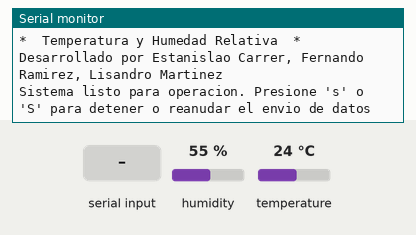
This program was run on a simulated ATmega328P, built with avr-gcc and emulated at 16 MHz. Shown: the last lines printed to the serial monitor. Wiring (inferred from the names in the program): DHT11 sensor: data PC0; DS3231 clock at I2C address 0x68. Inputs (shaded band) come from the test bench; at power-on: humidity 55 %, temperature 24 °C. The local clock reads 2024-03-15 10:24:30 at power-on unless the program sets it.

Above: at 1.2 s.
1.3 s: "s" received over Serial
At 2.3 s:
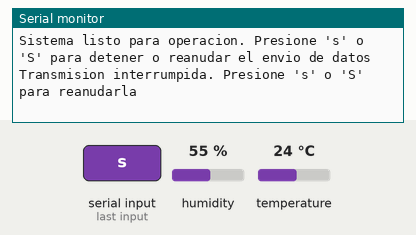
2.8 s: "S" received over Serial
At 5.2 s:
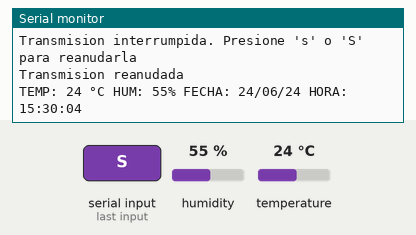
5.5 s: humidity set to 22 %
At 6.8 s:
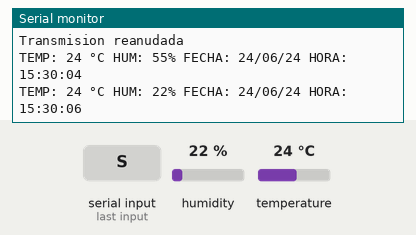
7.0 s: temperature set to 12 °C
At 8.4 s:
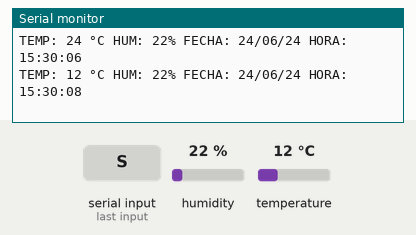
8.5 s: humidity set to 40 %
At 10.8 s:
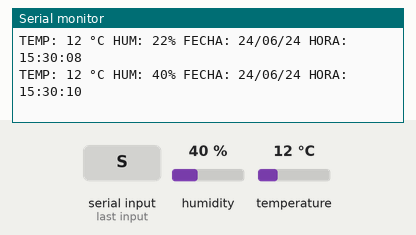
Timing chart, 0 to 11.0 s (numbered marks = the images above; inputs shaded):
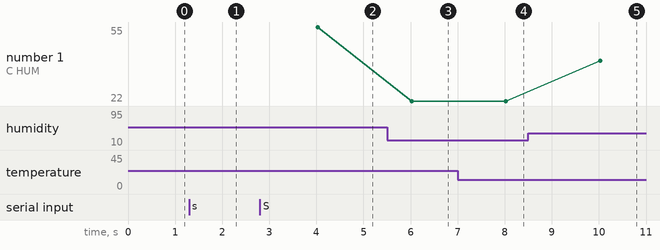

Measured:
- after the input at 1.3 s, the serial monitor: prints a new line at once (image 1)
- after the input at 2.8 s, the serial monitor: prints a new line at once (image 2)
- after the input at 5.5 s, the serial monitor: prints a new line after 0.53 s (image 3)
- after the input at 7.0 s, the serial monitor: prints a new line after 1.0 s (image 4)
- after the input at 8.5 s, the serial monitor: prints a new line after 1.5 s (image 5)
- plotted number 1: 55 → 22 after the input at 5.5 s, 22 → 40 after the input at 8.5 s

The program:

main.c
```c
/*
 * GccApplication4.c
 *
 * Created: 6/6/2024 20:15:10
 * Author : Usuario
 */
#include <stdio.h>
#include "dht11.h"
#include "serialPort.h"
#include "rtc.h"

void TIMER0_init();
void MAIN_init();

#define BR9600 (0x67)	// 0x67=103 configura BAUDRATE=9600@16MHz

#define INITIAL_HOURS 15
#define INITIAL_MINUTES 30
#define INITIAL_SECONDS 00

#define INITIAL_YEAR 24
#define INITIAL_MONTH 6
#define INITIAL_DAY 24

char* msg;
char* next_msg;

char startup_msg[] =
"*   Sistema de Registro de Datos   *\r\n"
"*  Temperatura y Humedad Relativa  *\r\n"
"Desarrollado por Estanislao Carrer, Fernando Ramirez, Lisandro Martinez\r\n"
"Sistema listo para operacion. Presione 's' o 'S' para detener o reanudar el envio de datos\r\n\r\n";

char log_msg[] = "TEMP: __ °C HUM: __% FECHA: __/__/__ HORA: __:__:__\r\n";
char stop_msg[] = "Transmision interrumpida. Presione 's' o 'S' para reanudarla\r\n";
char start_msg[] = "Transmision reanudada\r\n";

uint8_t temp;
uint8_t hum;
rtc_t rtc_info;

volatile uint16_t counter = 0;
volatile uint8_t start_dht11= 0;
volatile uint8_t read_dht11= 0;
volatile uint8_t PRINT_send = 0;
volatile uint8_t PRINT_done = 1;
volatile uint8_t STOP = 0;

volatile char RX_Buffer=0;
volatile uint8_t tx_index = 0;

int main(void)
{
	MAIN_init();

	while (1)
	{
		if(start_dht11)
		{
			start_dht11 = 0;
			read_dht11 = 1;
			DHT11_start();
		}
		if(read_dht11)
		{
			if(DHT11_comState != ENDED)
			{
				DHT11_update();
			}
			else
			{
				read_dht11 = 0;
				if(!STOP){
					DS3231_getDateTime(&rtc_info);

					hum = DHT11_data[0];
					temp = DHT11_data[2];

					sprintf(log_msg, "TEMP: %u °C HUM: %u%% FECHA: %02u/%02u/%02u HORA: %02u:%02u:%02u\r\n", temp, hum, rtc_info.date, rtc_info.month, rtc_info.year, rtc_info.hour, rtc_info.min, rtc_info.sec);
					PRINT_send = 1;
					next_msg = log_msg;
				}
			}
		}
		if(PRINT_send && PRINT_done)
		{
			PRINT_send = 0;
			PRINT_done = 0;
			msg = next_msg;
			SerialPort_TX_Interrupt_Enable();
		}
    }
}

void MAIN_init()
{
	hum = 0;
	temp = 0;

	SerialPort_Init(BR9600); 			// Inicializo formato 8N1 y BAUDRATE = 9600bps
	SerialPort_TX_Enable();				// Activo el Transmisor del Puerto Serie
	SerialPort_RX_Enable();				// Activo el Receptor del Puerto Serie
	SerialPort_RX_Interrupt_Enable();	// Activo Interrupción de recepcion

	DHT11_init();

	DS3231_init();

	rtc_info.sec = INITIAL_SECONDS;
	rtc_info.min = INITIAL_MINUTES;
	rtc_info.hour = INITIAL_HOURS;
	rtc_info.date = INITIAL_DAY;
	rtc_info.month = INITIAL_MONTH;
	rtc_info.year = INITIAL_YEAR;
	DS3231_setDateTime(&rtc_info);

	next_msg = startup_msg;
	PRINT_send = 1;

	TIMER0_init();						// Activo temporizacion para la lectura del sensor
	sei();								// Activo la mascara global de interrupciones (Bit I del SREG en 1)
}

/********************************************************
CONFIGURAR TIMER PARA GENERAR UNA INTERRUPCION CADA 1 ms
UTILIZANDO UNA FREQUENCIA PRESCALADA DE 250 kHz
********************************************************/
void TIMER0_init()
{
	TCCR0A = (1<<WGM01);
	TCCR0B = (1<<CS01) | (1<<CS00);
	TIMSK0 = (1 << OCIE0A);
	OCR0A = 249;
}

/********************************************************
INTERRUPCION DE TIMER 0
*******************************************************/
ISR (TIMER0_COMPA_vect)
{
	// ejecutar cada 1 ms
	if (++counter == 2000) {
		//ejecutar cada 2 s
		start_dht11 = 1;
		counter = 0;
	}
}

// Rutina de Servicio de Interrupción de Byte Recibido
ISR(USART_RX_vect)
{
	RX_Buffer = UDR0; //la lectura del UDR borra flag RXC
	if(RX_Buffer == 's' || RX_Buffer ==  'S')
	{
		STOP = !STOP;
		if(STOP)
		{
			next_msg = stop_msg;
		}
		else
		{
			next_msg = start_msg;
		}
		PRINT_send = 1;
	}
}

ISR(USART_UDRE_vect)
{
	if(msg[tx_index] != '\0')
	{
		SerialPort_Send_Data(msg[tx_index]);
		tx_index++;
	}
	else
	{
		tx_index = 0;
		SerialPort_TX_Interrupt_Disable();
		PRINT_done = 1;
	}
}
```

dht11.c
```c
#include "dht11.h"

tDHT11_comState DHT11_comState = ENDED;
uint8_t DHT11_data[5];

static uint16_t pulse_us = 0;
static uint16_t pulse_counter = 0;
static uint8_t data_sel;

static uint16_t prev_time;
static uint16_t curr_time;
static uint8_t prev_edge;
static uint8_t curr_edge;

void DHT11_init()
{
	// Configurar Timer 1
	TCCR1A = 0x00;			// Modo Normal
	TCCR1B = (1 << CS11);	// Prescale 8
}

void DHT11_start()
{
	DHT11_comState = STARTED;
	pulse_counter = 0;
	for (int i = 0; i < 5; i++)
	{
		DHT11_data[i] = 0;
	}
	prev_time = 0;
	curr_time = 0;
	prev_edge = (1 << DHT11_PIN_NUM);

	// Enviar señal de start al modulo DHT11
	DHT11_PORT &= ~(1<<DHT11_PIN_NUM);
	DHT11_DDR |= (1<<DHT11_PIN_NUM);
	_delay_ms(18);
	DHT11_DDR &= ~(1<<DHT11_PIN_NUM);
}

void DHT11_update()
{
	curr_time = TCNT1;
	curr_edge = DHT11_PIN & (1 << DHT11_PIN_NUM);

	if(prev_edge != curr_edge)
	{
		pulse_us = (curr_time - prev_time) / 2;
		prev_time = curr_time;
		if (pulse_counter >= 83)
		{
			DHT11_comState = ENDED; // Fin de la comunicacion
		}
		else if (pulse_counter > 3 && pulse_counter % 2 == 0)
		{
			if( (pulse_counter - 4) % 16 == 0 )
			{
				DHT11_comState++;
			}
			data_sel = DHT11_comState - INT_RH;
			DHT11_data[data_sel] = DHT11_data[data_sel] << 1;
			if(pulse_us >= 60)
			{
				DHT11_data[data_sel] += 1;
			}
		}

		pulse_counter++;
		prev_edge = curr_edge;
	}
}
```

dht11.h
```c
#ifndef DHT11_H
#define DHT11_H

#define F_CPU 16000000
#include <avr/io.h>
#include <avr/interrupt.h>
#include <util/delay.h>

typedef enum {STARTED, INT_RH, DEC_RH, INT_T, DEC_T, CHECKSUM, ENDED} tDHT11_comState;
extern tDHT11_comState DHT11_comState;
extern uint8_t DHT11_data[5];

#define DHT11_PIN_NUM 0
#define DHT11_PORT PORTC
#define DHT11_DDR DDRC
#define DHT11_PIN PINC

void DHT11_init();
void DHT11_start();
void DHT11_update();

#endif
```

rtc.c
```c
#include  "rtc.h"

void DS3231_init(void)
{
    TWI_init();		// Inicializa el modulo I2C.
	TWI_start();
    TWI_write(DS3231_WriteMode_U8);		// Conectar a DS3231
    TWI_write(DS3231_REG_CONTROL);		// Seleccionar el ControlRegister de DS3231
    TWI_write(0x00);	// Escribe 0x00 al Control register para desactivar SQW-Out
    TWI_stop();			// Termina la comunicacion I2C luego de inicializar DS3231
}

/***************************************************************************************************
                    void DS3231_SetDateTime(rtc_t *rtc)
****************************************************************************************************/
void DS3231_setDateTime(rtc_t *rtc)
{
	rtc->sec = DS3231_bin2bcd(rtc->sec);
	rtc->min = DS3231_bin2bcd(rtc->min);
	rtc->hour = DS3231_bin2bcd(rtc->hour);
	rtc->weekDay = DS3231_bin2bcd(rtc->weekDay);
	rtc->date = DS3231_bin2bcd(rtc->date);
	rtc->month = DS3231_bin2bcd(rtc->month);
	rtc->year = DS3231_bin2bcd(rtc->year);

	TWI_start();
    TWI_write(DS3231_WriteMode_U8);	// conectar a DS3231 enviando su ID al I2c Bus
    TWI_write(DS3231_REG_Seconds);	// Petición de dirección sec RAM a 00H

    TWI_write(rtc->sec);		// escribe sec desde la direccion RAM 00H
    TWI_write(rtc->min);		// escribe min desde la direccion RAM 01H
    TWI_write(rtc->hour);		// escribe hor desde la direccion RAM 02H
    TWI_write(rtc->weekDay);	// escribe weekday desde la direccion RAM 03H
    TWI_write(rtc->date);		// escribe dia desde la direccion RAM 04H
    TWI_write(rtc->month);		//escribe mes desde la direccion RAM 05H
    TWI_write(rtc->year);		// escribe anio desde la direccion RAM 06H

    TWI_stop();	// Detener la comunicación I2C después de ajustar la fecha
}

/***************************************************************************************************
                     void DS3231_GetDateTime(rtc_t *rtc)
****************************************************************************************************/
void DS3231_getDateTime(rtc_t *rtc)
{
	TWI_start();
    TWI_write(DS3231_WriteMode_U8);		// conecta a DS3231 enviando su id al I2c Bus
    TWI_write(DS3231_REG_Seconds);		// Solicitar dirección Sec RAM en 00H
    TWI_stop();		// Detener comunicación I2C después de seleccionar Registro Sec.

	TWI_start();
    TWI_write(DS3231_ReadMode_U8);	// conectar al DS3231(Read mode)enviando su ID

    rtc->sec = TWI_readAck();		// leer second y retornar Positive ACK
    rtc->min = TWI_readAck();		// leer minute y retornar Positive ACK
    rtc->hour= TWI_readAck();		// leer hour y retornar Negative/No ACK
    rtc->weekDay = TWI_readAck();	// leer weekDay y retornar Positive ACK
    rtc->date = TWI_readAck();		// leer Date y retornar Positive ACK
    rtc->month = TWI_readAck();		// leer Month y retornar Positive ACK
    rtc->year = TWI_readNack();		// leer Year y retornar Negative/No ACK

    TWI_stop();		// Detener la comunicación I2C después de ajustar la fecha

	rtc->sec = DS3231_bcd2bin(rtc->sec);
	rtc->min = DS3231_bcd2bin(rtc->min);
	rtc->hour = DS3231_bcd2bin(rtc->hour);
	rtc->weekDay = DS3231_bcd2bin(rtc->weekDay);
	rtc->date = DS3231_bcd2bin(rtc->date);
	rtc->month = DS3231_bcd2bin(rtc->month);
	rtc->year = DS3231_bcd2bin(rtc->year);
}

/********************************************************
FUNCIÓN PARA CONVERTIR UN VALOR BINARIO A BCD
********************************************************/
uint8_t DS3231_bin2bcd(uint8_t val)
{
	return ((val / 10) << 4) | (val % 10);
}

/********************************************************
FUNCIÓN PARA CONVERTIR UN VALOR BCD A BINARIO
********************************************************/
uint8_t DS3231_bcd2bin(uint8_t val)
{
	return ((val >> 4) * 10) + (val & 0x0F);
}
```

rtc.h
```c
#ifndef RTC_H_
#define RTC_H_

#include <avr/io.h>
#include  "twi.h"

typedef struct
{
	uint8_t sec;
	uint8_t min;
	uint8_t hour;
	uint8_t weekDay;
	uint8_t date;
	uint8_t month;
	uint8_t year;
} rtc_t;

#define DS3231_ADDRESS 0x68  // Dirección I2C del DS3231

#define DS3231_ReadMode_U8          (0xD1)
#define DS3231_WriteMode_U8         (0xD0)
#define DS3231_REG_Seconds          (0x00)
#define DS3231_REG_Minutes          (0x01)
#define DS3231_REG_Hour             (0x02)
#define DS3231_REG_Day              (0x03)
#define DS3231_Date                 (0x04)
#define DS3231_Month                (0x05)
#define DS3231_Year                 (0x06)
#define DS3231_REG_ALARM_1          (0x07)
#define DS3231_REG_ALARM_2          (0x0B)
#define DS3231_REG_CONTROL          (0x0E)
#define DS3231_REG_STATUS           (0x0F)
#define DS3231_REG_TEMPERATURE      (0x11)

void    DS3231_init(void);
void    DS3231_setDateTime(rtc_t *rtc);
void    DS3231_getDateTime(rtc_t *rtc);

uint8_t DS3231_bin2bcd(uint8_t val);
uint8_t DS3231_bcd2bin(uint8_t val);
/**************************************************************************************************/

#endif /* RTC_H_ */
```

serialPort.c
```c
/*
 * serialPort.c
 *
 * Created: 07/10/2020 03:02:18 p. m.
 *  Author: vfperri
 */

#include "SerialPort.h"

// ------ Definiciones de Funciones Públicas -------------------

// Inicialización de Puerto Serie

void SerialPort_Init(uint8_t config){
	// config = 0x33 ==> Configuro UART 9600bps, 8 bit data, 1 stop @ F_CPU = 8MHz.
	// config = 0x25 ==> Configuro UART 9600bps, 8 bit data, 1 stop @ F_CPU = 4Hz.
	UCSR0B = 0;
	UCSR0C = (1<<UCSZ01) | (1<<UCSZ00);
	UBRR0H = (unsigned char)(config>>8);
	UBRR0L = (unsigned char)config;
}


// Inicialización de Transmisor

void SerialPort_TX_Enable(void){
	UCSR0B |= (1<<TXEN0);
}

void SerialPort_TX_Interrupt_Enable(void){
	UCSR0B |= (1<<UDRIE0);
	//UCSR0B |=(1<<TXCIE0); //interrupcion TXC

}

void SerialPort_TX_Interrupt_Disable(void)
{
	UCSR0B &=~(1<<UDRIE0);
	//UCSR0B &=~(1<<TXCIE0); //interrupcion TXC

}


// Inicialización de Receptor

void SerialPort_RX_Enable(void){
	UCSR0B |= (1<<RXEN0);
}

void SerialPort_RX_Interrupt_Enable(void){
	UCSR0B |= (1<<RXCIE0);
}


// Transmisión

// Espera hasta que el buffer de TX este libre.
void SerialPort_Wait_For_TX_Buffer_Free(void){
	// Pooling - Bloqueante hasta que termine de transmitir.
	while(!(UCSR0A & (1<<UDRE0)));
}

void SerialPort_Send_Data(char data){
	UDR0 = data;
}

void SerialPort_Send_String(char * msg){ //msg -> "Hola como andan hoy?" 20 ASCII+findecadena, tardo=20ms
	uint8_t i = 0;
	//'\0' = 0x00
	while(msg[i]){ // *(msg+i)
		SerialPort_Wait_For_TX_Buffer_Free(); //9600bps formato 8N1, 10bits, 10.Tbit=10/9600=1ms
		SerialPort_Send_Data(msg[i]);
		i++;
	}
}


// Recepción

// Espera hasta que el buffer de RX este completo.
void SerialPort_Wait_Until_New_Data(void){
	// Pooling - Bloqueante, puede durar indefinidamente!
	while(!(UCSR0A & (1<<RXC0)));
}


char SerialPort_Recive_Data(void){
	return UDR0;
}


void SerialPort_Send_uint8_t(uint8_t num){

	SerialPort_Wait_For_TX_Buffer_Free();
	SerialPort_Send_Data('0'+num/100);

	num-=100;

	SerialPort_Wait_For_TX_Buffer_Free();
	SerialPort_Send_Data('0'+num/10);

	SerialPort_Wait_For_TX_Buffer_Free();
	SerialPort_Send_Data('0'+ num%10);
}

/***************************************************************
	This function writes a integer type value to UART
	Arguments:
	1)int val	: Value to print
	2)unsigned int field_length :total length of field in which the value is printed
	must be between 1-5 if it is -1 the field length is no of digits in the val
****************************************************************/
void SerialPort_send_int16_t(int val,unsigned int field_length)
{
	char str[5]={0,0,0,0,0};
	int i=4,j=0;
	while(val)
	{
	str[i]=val%10;
	val=val/10;
	i--;
	}
	if(field_length==-1)
		while(str[j]==0) j++;
	else
		j=5-field_length;

	if(val<0) {
		SerialPort_Wait_For_TX_Buffer_Free();
		SerialPort_Send_Data('-');
		}
	for(i=j;i<5;i++)
	{
	SerialPort_Wait_For_TX_Buffer_Free();
	SerialPort_Send_Data('0'+str[i]);
	}
}
```

serialPort.h
```c
/*
 * serialPort.h
 *
 * Created: 07/10/2020 03:02:42 p. m.
 *  Author: vfperri
 */

#ifndef SERIALPORT_H_
	#define SERIALPORT_H_

	// ------------------- Includes ----------------------------

	// Archivo de cabecera del Microcontrolador
	#include <avr/io.h>

	// Interrupciones del Microcontrolador
	#include <avr/interrupt.h>

	// -------- Prototipos de funciones Publicas ---------------

	// Inicializacion de Puerto Serie
	void SerialPort_Init(uint8_t);

	// Inicializacion de Transmisor
	void SerialPort_TX_Enable(void);
	void SerialPort_TX_Interrupt_Enable(void);
	void SerialPort_TX_Interrupt_Disable(void);

	// Inicializacion de Receptor
	void SerialPort_RX_Enable(void);
	void SerialPort_RX_Interrupt_Enable(void);

	// Transmision
	void SerialPort_Wait_For_TX_Buffer_Free(void);	// Pooling - Bloqueante hasta que termine de transmitir.
	void SerialPort_Send_Data(char);
	void SerialPort_Send_String(char *);
	void SerialPort_Send_uint8_t(uint8_t);
	void SerialPort_send_int16_t(int val,unsigned int field_length);

	// Recepcion
	void SerialPort_Wait_Until_New_Data(void);	// Pooling - Bloqueante, puede durar indefinidamente!
	char SerialPort_Recive_Data(void);

#endif /* SERIALPORT_H_ */
```

twi.c
```c
#include "twi.h"
//#define F_CPU 16000000U
//#define SCL_CLOCK 100000 //100 kHz

/*************************************************************************
 Inicialización de la interfaz del bus I2C. Necesita ser llamado sólo una vez
*************************************************************************/
void TWI_init(void)
{
  /* se inicializa TWI clock: 50 kHz clock, TWPS = 0 => prescaler = 1 */

  TWSR = 0x00;	// Prescaler value = 1
  //TWBR = ((F_CPU/SCL_CLOCK)-16)/2;  /* debe ser > 10 para un funcionamiento estable */
  TWBR = 152; // Set bit rate register for 50 kHz SCL frequency
  //TWCR = (1<<TWINT) | (1<<TWSTA) | (1<<TWEN);
  TWCR = (1 << TWEN);  // Habilitar TWI
}/* TWI_init */

void TWI_start(void) {
	TWCR = (1 << TWSTA) | (1 << TWEN) | (1 << TWINT);
	while (!(TWCR & (1 << TWINT)));  // Esperar hasta que se complete el inicio
}/* TWI_start */

void TWI_stop(void)
{
    /* enviar condicion de stop */
	TWCR = (1 << TWINT) | (1 << TWEN) | (1 << TWSTO);
	// esperar hasta que se ejecute la condición de parada y se libere el bus
	while (TWCR & (1 << TWSTO));
}/* TWI_stop */

/*************************************************************************
  Enviar un byte al dispositivo I2C
  Entrada: byte a transferir
  Retorno:   0 escritura correcta
			 1 escritura fallida
*************************************************************************/
uint8_t TWI_write(uint8_t byte_data)
{
    uint8_t twst;

	// Enviar datos al dispositivo previamente direccionado
	TWDR = byte_data;
	TWCR = (1<<TWINT) | (1<<TWEN);

	// Esperar el fin de la transfer.
	while(!(TWCR & (1<<TWINT)));

	// Comprueba el valor del Registro de Estado TWI. Enmascarar bits de prescaler
	twst = TW_STATUS & 0xF8;
	if( twst != TW_MT_DATA_ACK) return 1;
	return 0;
}/* TWI_write */

/*************************************************************************
 Leer un byte del dispositivo I2C, solicitar más datos del dispositivo

 Retorno: byte leído del dispositivo I2C
*************************************************************************/
uint8_t TWI_readAck(void)
{
	TWCR = (1<<TWINT) | (1<<TWEN) | (1<<TWEA);
	while(!(TWCR & (1<<TWINT)));
    return TWDR;
}/* TWI_readAck */

/*************************************************************************
 Lee un byte del dispositivo I2C, la lectura va seguida de una condición de stop

 Retorno: byte leído del dispositivo I2C
*************************************************************************/
uint8_t TWI_readNack(void)
{
	TWCR = (1<<TWINT) | (1<<TWEN);
	while(!(TWCR & (1<<TWINT)));

    return TWDR;
}/* TWI_readNak */
```

twi.h
```c
#ifndef TWI_H_
#define TWI_H_

#include <avr/io.h>
#include <util/twi.h>

void    TWI_init(void);
void    TWI_stop(void);
void	TWI_start(void);
uint8_t TWI_write(uint8_t byte_data);
uint8_t TWI_readAck(void);
uint8_t TWI_readNack(void);

#endif /* TWI_H_ */
```
